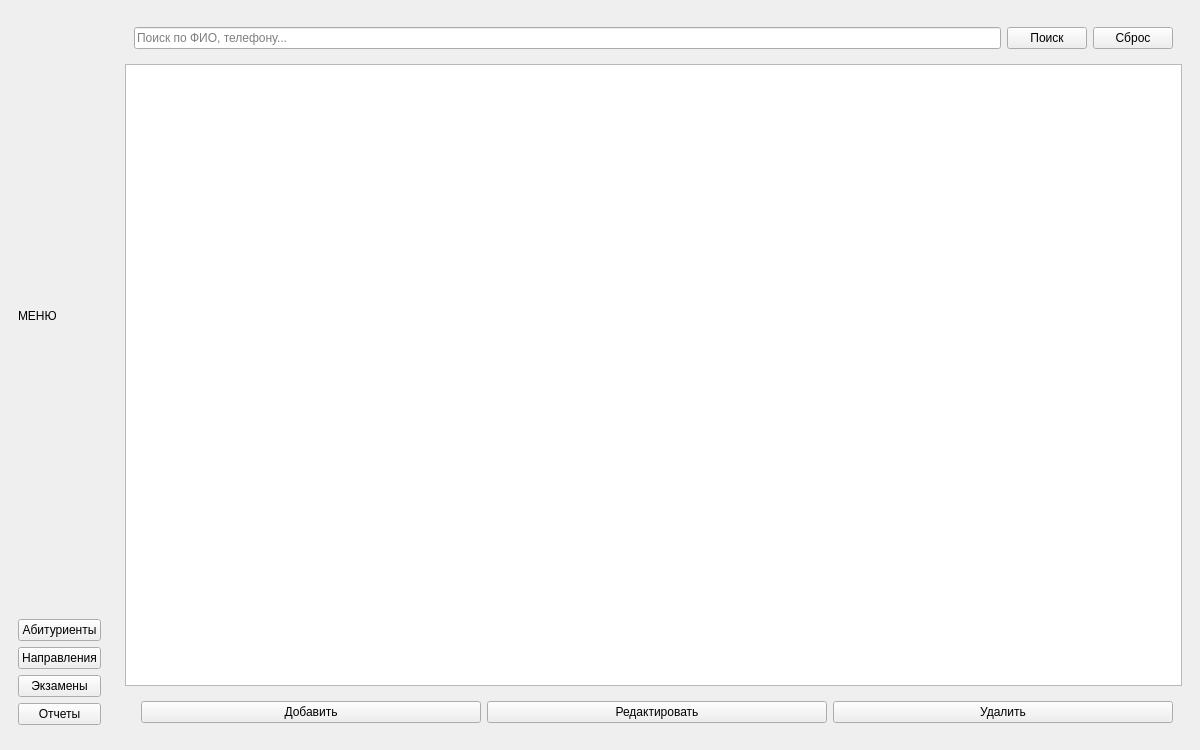
<?xml version="1.0" encoding="UTF-8"?>
<ui version="4.0">
 <class>MainWindow</class>
 <widget class="QMainWindow" name="MainWindow">
  <property name="geometry">
   <rect>
    <x>0</x>
    <y>0</y>
    <width>1200</width>
    <height>750</height>
   </rect>
  </property>
  <property name="windowTitle">
   <string>Система учета пациентов</string>
  </property>
  <widget class="QWidget" name="centralwidget">
   <layout class="QHBoxLayout" name="mainLayout">

    <!-- SIDEBAR -->
    <item>
     <widget class="QFrame" name="sidebarFrame">
      <property name="minimumWidth">
       <number>200</number>
      </property>
      <property name="maximumWidth">
       <number>250</number>
      </property>
      <layout class="QVBoxLayout" name="sidebarLayout">
       
       <item>
        <widget class="QLabel" name="lblTitle">
         <property name="text">
          <string>МЕНЮ</string>
         </property>
        </widget>
       </item>

       <item>
        <widget class="QPushButton" name="btnPatients">
         <property name="text">
          <string>Абитуриенты</string>
         </property>
        </widget>
       </item>

       <item>
        <widget class="QPushButton" name="btnDirections">
         <property name="text">
          <string>Направления</string>
         </property>
        </widget>
       </item>

       <item>
        <widget class="QPushButton" name="btnExams">
         <property name="text">
          <string>Экзамены</string>
         </property>
        </widget>
       </item>

       <item>
        <widget class="QPushButton" name="btnReports">
         <property name="text">
          <string>Отчеты</string>
         </property>
        </widget>
       </item>

       <item>
        <spacer name="sidebarSpacer">
         <property name="orientation">
          <enum>Qt::Vertical</enum>
         </property>
        </spacer>
       </item>

      </layout>
     </widget>
    </item>

    <!-- CONTENT -->
    <item>
     <widget class="QStackedWidget" name="stackedWidget">

      <!-- PAGE: PATIENTS -->
      <widget class="QWidget" name="pagePatients">
       <layout class="QVBoxLayout" name="patientsLayout">

        <!-- SEARCH AREA -->
        <item>
         <widget class="QFrame" name="searchFrame">
          <layout class="QHBoxLayout" name="searchLayout">

           <item>
            <widget class="QLineEdit" name="lineSearch">
             <property name="placeholderText">
              <string>Поиск по ФИО, телефону...</string>
             </property>
            </widget>
           </item>

           <item>
            <widget class="QPushButton" name="btnSearch">
             <property name="text">
              <string>Поиск</string>
             </property>
            </widget>
           </item>

           <item>
            <widget class="QPushButton" name="btnReset">
             <property name="text">
              <string>Сброс</string>
             </property>
            </widget>
           </item>

          </layout>
         </widget>
        </item>

        <!-- TABLE -->
        <item>
         <widget class="QTableWidget" name="tablePatients"/>
        </item>

        <!-- CRUD BUTTONS -->
        <item>
         <widget class="QFrame" name="crudFrame">
          <layout class="QHBoxLayout" name="crudLayout">

           <item>
            <spacer name="crudSpacer">
             <property name="orientation">
              <enum>Qt::Horizontal</enum>
             </property>
            </spacer>
           </item>

           <item>
            <widget class="QPushButton" name="btnAddPatient">
             <property name="text">
              <string>Добавить</string>
             </property>
            </widget>
           </item>

           <item>
            <widget class="QPushButton" name="btnEditPatient">
             <property name="text">
              <string>Редактировать</string>
             </property>
            </widget>
           </item>

           <item>
            <widget class="QPushButton" name="btnDeletePatient">
             <property name="text">
              <string>Удалить</string>
             </property>
            </widget>
           </item>

          </layout>
         </widget>
        </item>

       </layout>
      </widget>

      <!-- PAGE: DIRECTIONS -->
      <widget class="QWidget" name="pageDirections"/>
      
      <!-- PAGE: EXAMS -->
      <widget class="QWidget" name="pageExams"/>
      
      <!-- PAGE: REPORTS -->
      <widget class="QWidget" name="pageReports"/>

     </widget>
    </item>

   </layout>
  </widget>
 </widget>
 <resources/>
 <connections/>
</ui>
